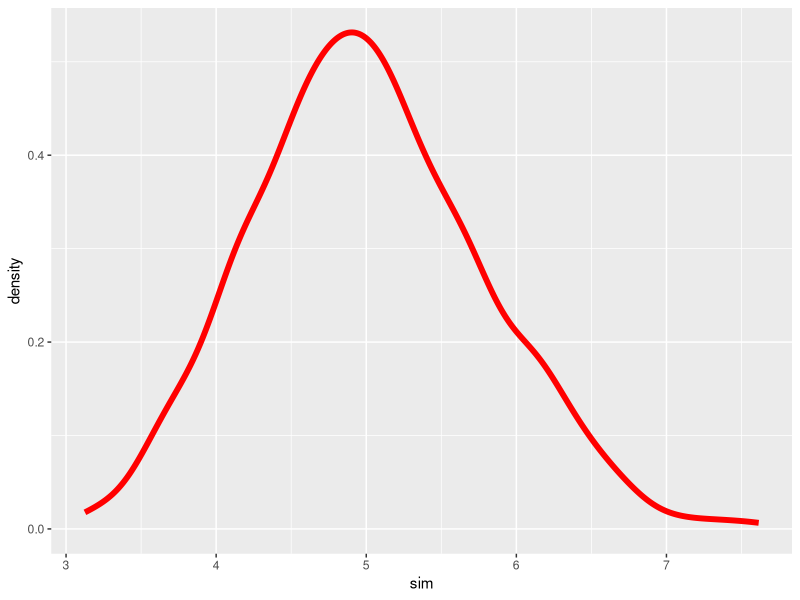

Reproduce this figure in R.
## ---- chunk 1
rate <- 0.2
theoMean <- rate ^ -1
theoVar <-  rate ^ -1
set.seed(272727)
simData <- sapply(1:1000, function(x){mean(rexp(40,rate))} )

## ---- chunk 2
library(ggplot2)
p<- ggplot(data.frame(sim=simData),aes(x=sim))
p + geom_density(col="red",size=2)
#p + abline()

